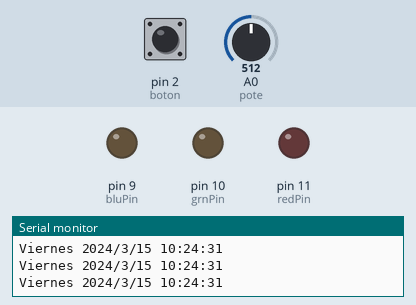
Simulated run of this sketch. Board: Arduino Uno, built with avr-gcc and run on an emulated ATmega328P. On the bench: output pins drawn as LEDs (lit = HIGH), the last lines printed to the serial monitor. Inputs (shaded band) come from the test bench; at power-on: pin 2 (boton) LOW, A0 (pote) = 512. The local clock reads 2024-03-15 10:24:30 at power-on unless the sketch sets it.

Above: at 1.2 s.
1.3 s: pin 2 (boton) pulled HIGH for 0.15 s
At 2.66 s:
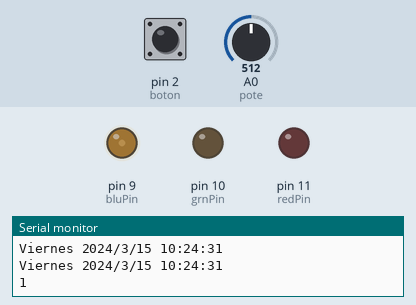
At 3.88 s:
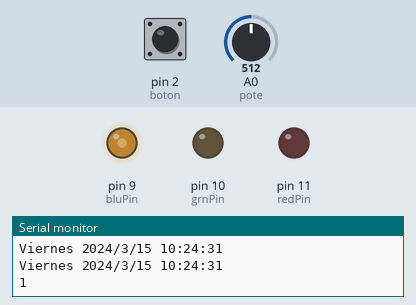
4.3 s: A0 (pote) set to 428
At 4.78 s:
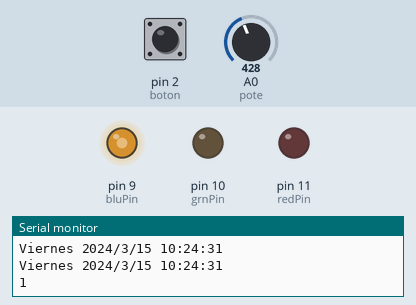
7.3 s: A0 (pote) set to 396
At 10.2 s:
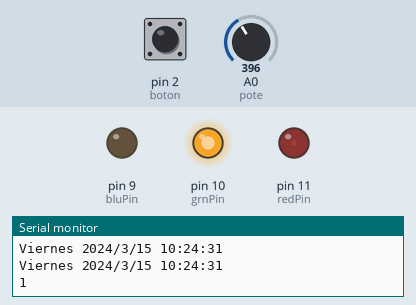
10.3 s: A0 (pote) set to 1023
13.3 s: A0 (pote) set to 0
16.3 s: A0 (pote) set to 122
Timing chart, 0 to 19.2 s (numbered marks = the images above; inputs shaded):
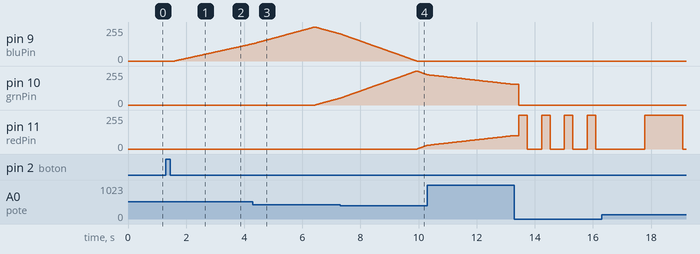

Measured:
- the behaviour switches between 410 and 409 on A0 (pote) (found by bisection; images 3 and 4)
- after the input at 1.3 s, pin 9 (bluPin): moves from 0/255 to 129/255 over 2.7 s, starting after 0.31 s
- after the input at 7.3 s, pin 11 (redPin): moves from 0/255 to 28/255 over 0.35 s, starting after 2.6 s

The sketch:

RTC_y_Fade.ino
```cpp
#include <Wire.h>
#include "RTClib.h"

#define CANT 6

RTC_DS1307 RTC;

int r_diaSemana;

int anio;
int mes;
int dia;
int hora;
int minuto;
int segundo;

int tiempo = 500;
int intensidad_led = 0;
int bandera = 0;
int j = 0;

//////////////////////////////// Horario 1 /////////////////////////
// Hora en la que suena el timbre escrito  h1=Hora, m1=Minutos
// Cuando no se programa ninguna hora se debe dejar escrito el numero 99

int hh_mm_ss[CANT][3] = {{17, 31, 0},
                         {17, 31, 30},
                         {17, 32, 0},
                         {99, 0, 0},
                         {99, 0, 0},
                         {99, 0, 0}};

// Outputs
int redPin = 11;   // LED Rojo,   Pin D5
int grnPin = 10;  // LED Verde, Pin D4
int bluPin = 9;  // LED Azul,  Pin D3
int boton = 2;
int pote = A0;

// Color arrays
int black[3]  = { 0, 0, 0 };
int white[3]  = { 100, 100, 100 };
int red[3]    = { 100, 0, 0 };
int green[3]  = { 0, 100, 0 };
int blue[3]   = { 0, 0, 100 };
int yellow[3] = { 40, 95, 0 };
int dimWhite[3] = { 30, 30, 30 };
int violeta[3] = { 60, 0, 100 };
// etc.

// Inicializacion de colores
int redVal = black[0];
int grnVal = black[1];
int bluVal = black[2];

int wait = 1;
int hold = 0;
int DEBUG = 1;
int loopCount = 60;
int repeat = 3;
int l = 0;

int estado_boton;
int estado_fade = 0;
int anti_estado_boton = 0;
int valor_pote;
int bandera_fade = 0;

// Inicializacion de variables de colores
int prevR = redVal;
int prevG = grnVal;
int prevB = bluVal;

void setup()
{
  pinMode(redPin, OUTPUT);
  pinMode(grnPin, OUTPUT);
  pinMode(bluPin, OUTPUT);
  pinMode(boton, INPUT);
  pinMode(pote, INPUT);

  Wire.begin();
  RTC.begin();                                // Inicia la comunicaci¢n con el RTC

  //RTC.adjust(DateTime(__DATE__, __TIME__)); // Lee la fecha y hora del PC (Solo en la primera carga)
                                               // el anterior se usa solo en la configuracion inicial luego se pone como comentario
                                               // y se vuelve a cargar el programa sin esa linea.
  Serial.begin(9600);                         // Establece la velocidad de datos del puerto serie a 9600

}

void loop()
{
  estado_fade = f_estado_fade(estado_fade);

  if(estado_fade)
  {
    //crossFade(white);
    crossFade(blue);
    crossFade(green);
    crossFade(red);
  }
  else
  {
    if(bandera_fade)
    {
      digitalWrite(redPin, LOW);
      digitalWrite(grnPin, LOW);
      digitalWrite(bluPin, LOW);

      bandera_fade = 0;
    }
  }

  r_diaSemana = dia_de_semana();   //Llama a la funcion que calcula el dia de la semana y lo almacena en r_diaSemana

  horario();

  delay(50);                    // La informacion se actualiza cada 1/2 seg.
}

int f_estado_fade(int estado_fade)
{
  estado_boton = digitalRead(boton);

  if(estado_boton != anti_estado_boton)
  {
    if(estado_boton)
    {
      delay(300);

      estado_fade = !estado_fade;

      Serial.println(estado_fade);
    }

    anti_estado_boton = estado_boton;
  }

  return estado_fade;
}

int calculateStep(int prevValue, int endValue)
{
  int step = endValue - prevValue;
  if (step)
  {
    step = 1020/step;
  }
  return step;
}


int calculateVal(int step, int val, int i)
{
  if ((step) && i % step == 0)
  {
    if (step > 0)
    {
      val += 1;
    }
    else if (step < 0)
    {
      val -= 1;
    }
  }

  if (val > 255) {
    val = 255;
  }
  else if (val < 0) {
    val = 0;
  }
  return val;
}


void crossFade(int color[3])
{
  // Conversor de 0 a 255
  int R = (color[0] * 255) / 100;
  int G = (color[1] * 255) / 100;
  int B = (color[2] * 255) / 100;

  int stepR = calculateStep(prevR, R);
  int stepG = calculateStep(prevG, G);
  int stepB = calculateStep(prevB, B);

  for (int i = 0; i <= 1020; i++)
  {
    estado_fade = f_estado_fade(estado_fade);

    valor_pote = analogRead(pote);

    wait = map(valor_pote, 0, 1023, 0, 10);

    bandera_fade = 1;

    if(!estado_fade)
    {
      break;
    }

    horario();

    redVal = calculateVal(stepR, redVal, i);
    grnVal = calculateVal(stepG, grnVal, i);
    bluVal = calculateVal(stepB, bluVal, i);

    analogWrite(redPin, redVal);
    analogWrite(grnPin, grnVal);
    analogWrite(bluPin, bluVal);

    delay(wait);

    /*if (DEBUG)
    {
      if (i == 0 or i % loopCount == 0)
      {
        Serial.print("Loop/RGB: #");
        Serial.print(i);
        Serial.print(" | ");
        Serial.print(redVal);
        Serial.print(" / ");
        Serial.print(grnVal);
        Serial.print(" / ");
        Serial.print(bluVal);
        Serial.print(" - Valor wait: ");
        Serial.println(wait);
      }
      DEBUG += 1;
    }*/
  }

  prevR = redVal;
  prevG = grnVal;
  prevB = bluVal;
  delay(hold);
}


void activar_led(int intensidad)
{
  for(l; l < intensidad; l++)
  {
    if(l > 255)
    {
      bandera = 1;
      l = 255;
      break;
    }

    analogWrite(redPin , l);
    analogWrite(grnPin , l);
    analogWrite(bluPin , l);
    delay(100);
  }

  if(!bandera)
  {
    j = intensidad;
  }

  Serial.print("LED Activo a una intensidad de: ");
  Serial.println(l);
}

//Calcula el dia de la Semana
int dia_de_semana()
{
  //Encuentar el dia de la semana de una fecha
  int n_dia;
  int r_dia;
  int n_mes;
  int t_mes;
  int n_anno;
  int d_anno;
  int t_siglo = 6;

  DateTime now = RTC.now(); //fecha y hora del RTC

  n_anno = (now.year() - 2000);
  d_anno = n_anno / 4;
  n_dia = now.day();
  n_mes = now.month();

  switch(n_mes)
  {
    case 1:
      t_mes = 0;
      break;

    case 2:
      t_mes = 3;
      break;

    case 3:
      t_mes = 3;
      break;

    case 4:
      t_mes = 6;
      break;

    case 5:
      t_mes = 1;
      break;

    case 6:
      t_mes = 4;
      break;

    case 7:
      t_mes = 6;
      break;

    case 8:
      t_mes = 2;
      break;

    case 9:
      t_mes = 5;
      break;

    case 10:
      t_mes = 0;
      break;

    case 11:
      t_mes = 3;
      break;

    case 12:
      t_mes = 5;
      break;

    default:
      t_mes = t_mes;
      break;
  }

  r_dia = n_dia + t_mes + n_anno + d_anno + t_siglo;
  r_dia = r_dia % 7;

  switch (r_dia)
  {
    case 1:
      Serial.print("Lunes ");
      break;

    case 2:
      Serial.print("Martes ");
       break;

    case 3:
      Serial.print("Miecoles ");
      break;

    case 4:
      Serial.print("Jueves ");
      break;

    case 5:
      Serial.print("Viernes ");
      break;

    case 6:
      Serial.print("Sabado ");
      break;

    case 0:
      Serial.print("Domimgo ");
      break;

    default:
      Serial.print("");
      break;
  }

  anio = now.year();
  mes = now.month();
  dia = now.day();
  hora = now.hour();
  minuto = now.minute();
  segundo = now.second();

  informar_fecha_hora(anio, mes, dia, hora, minuto, segundo);

  return r_dia;
}

/////////////////////Condicional del Horario 1  //////////////////////////////////
void horario()
{
  for(int i = 0; i < CANT; i++)
  {
    if((hora == hh_mm_ss[i][0]) && (minuto == hh_mm_ss[i][1]) && (segundo == hh_mm_ss[i][2]))
    {
      intensidad_led = intensidad_led + 100;
      activar_led(intensidad_led);
    }
  }

  if(bandera)
  {
    titilar(redPin, grnPin, bluPin, 5);
    bandera = 0;
    l = 0;
    intensidad_led = 0;
  }
}

void titilar(int rojo, int verde, int azul, int veces)
{
  for(int i = 0; i < veces; i++)
  {
    digitalWrite(rojo, HIGH);
    digitalWrite(verde, HIGH);
    digitalWrite(azul, HIGH);
    delay(tiempo);
    digitalWrite(rojo, LOW);
    digitalWrite(verde, LOW);
    digitalWrite(azul, LOW);
    delay(tiempo);
  }
}

void informar_fecha_hora(int aa, int mm, int dd, int h, int m, int s)
{
  Serial.print(aa, DEC);  //Año
  Serial.print('/');
  Serial.print(mm, DEC); //Mes
  Serial.print('/');
  Serial.print(dd, DEC);   //Dia
  Serial.print(' ');
  Serial.print(h, DEC);  //Horas
  Serial.print(':');
  Serial.print(m, DEC); //Minutos
  Serial.print(':');
  Serial.println(s, DEC); //Segundos
}
```
